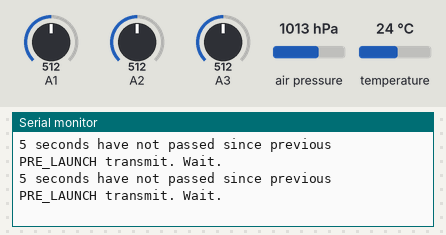
This sketch was run on a simulated Arduino Uno, built with avr-gcc and run on an emulated ATmega328P. Parts: the last lines printed to the serial monitor. Inputs (shaded band) come from the test bench; at power-on: A2 = 512, A1 = 512, A3 = 512, air pressure 1013 hPa, temperature 24 °C.

Above: at 23.7 s.
23.8 s: A2 set to 289
At 25.44 s:
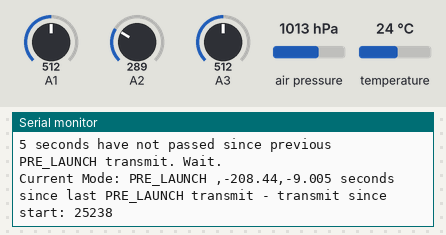
26.8 s: A2 set to 267
At 30.49 s:
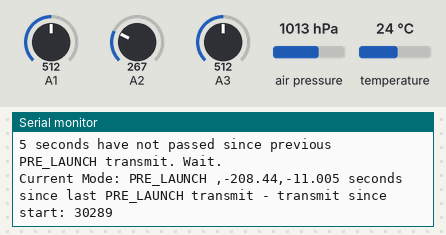
Timing chart, 0 to 30.8 s (numbered marks = the images above; inputs shaded):
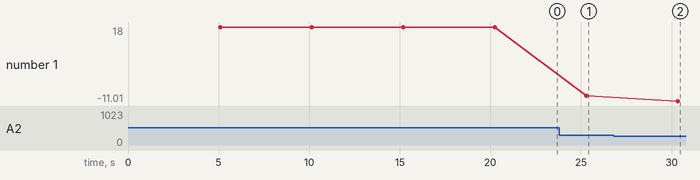

The sketch:

Final.ino
```cpp
/***************************************************************************
  Uni. of Galway - Modified Lander Program Template
  Authors:
    - Oisín McDonnell Killilea
    - Roshan George
    - Ethan Delaney
  Email:
    - r.george5@universityofgalway.ie
    - e.delaney11@universityofgalway.ie
    - o.mcdonnellkillilea1@universityofgalway.ie

================================
***************************************************************************/

//===========================================================================
// Import necessary libraries
//===========================================================================

#include <SoftwareSerial.h>
#include <Wire.h>
#include <SPI.h>
#include <Adafruit_Sensor.h>
#include <Adafruit_BMP280.h>

//===========================================================================
// Constants - These never change
//===========================================================================

// HC-12 Wireless Transceiver
SoftwareSerial HC12(7, 6); // HC-12 TX Pin, HC-12 RX Pin

// N.B. Every I2C device has a unique address/chip ID
#define I2CADDR (0x76)
#define CHIPID (0x60) //0x60 for BME and 0x58 for BMP.

// Mode Codes
#define PRE_LAUNCH (100)
#define ASCENDING (200)
#define DESCENDING (300)
#define LANDED (400)

// For use when converting raw accelerometer values to m/s^2
#define ONE_G_DIFF (140) // ADC value difference between 0g and 1g
#define ZERO_G_POINT (442) // ADC value for 0g
#define g (9.81) // Value for gravity

// Moving Average Filter / Buffer / Track values
#define WINDOW_SIZE 5

// Constants for use in code
#define ROCKET_MASS (0.2) // Mass of rocket/capsule in kilograms
#define GROUND_LEVEL (50) //Ground level as detected by sensors
#define DESCENT_CHECK (15) //The amount of consecutive sensor reads to detect if the rockets descending
//N.B SET ABOVE CONSTANTS TO CORRECT VALUES BEFORE LAUNCH

const float R = 287; // Universal gas constant in J/(kg·K))
const float T0 = 288.15; // Standard temperature at sea level in Kelvin
const float P0 = 989; // Standard pressure at campus ground level in Hectopascals


//===========================================================================
// Initialising variables and peripherals
//===========================================================================

// Bosch Environmental Sensor (BME/BMP280)
Adafruit_BMP280 env_sensor; // use I2C interface
Adafruit_Sensor *env_temp = env_sensor.getTemperatureSensor();
Adafruit_Sensor *env_pressure = env_sensor.getPressureSensor();

// Variables to hold acceleration readings in m/s^2
float accel_x, accel_y, accel_z;

// Variable to hold the environmental sensor readings (degrees C & hPa)
float temperature, pressure;

//Variable to hold the altitude calcuation (m)
float curr_alt;

// time variables
unsigned long time_start, time_prev, time_diff, pre_launch_last_transmit_time, landed_last_transmit_time = 0;

//mode variables
int prev_mode, mode = 0;
unsigned long mode_time[4] = {0}; //0 - Pre-Launch, 1 - Ascending, 2 - Descending, 3 - Landing

// Moving average filter variables
int INDEX = 0;
int VALUE[5] = {0};
int SUM[5] = {0};
int X_READINGS[WINDOW_SIZE]={0};
int Y_READINGS[WINDOW_SIZE]={0};
int Z_READINGS[WINDOW_SIZE]={0};
int TEMP_READINGS[WINDOW_SIZE];
int PRESSURE_READINGS[WINDOW_SIZE];
int X_AVERAGED = 0;
int Y_AVERAGED = 0;
int Z_AVERAGED = 0;
int TEMP_AVERAGED = 0;
int PRESSURE_AVERAGED = 0;

// calcuated variables
float prev_velocity_x, prev_velocity_y, prev_velocity_z = 0;
float vel_x, vel_y, vel_z = 0;
float force_x, force_y, force_z= 0;

// min/max variables
float min_temp, max_temp, avg_temp, min_pressure, max_pressure, avg_pressure, min_alt, max_alt, avg_alt = 0;
float min_vel_x, max_vel_x, min_vel_y, max_vel_y, min_vel_z, max_vel_z, avg_vel_x, avg_vel_y, avg_vel_z = 0;
float min_accel_x, max_accel_x, avg_accel_x, min_accel_y, avg_accel_y, max_accel_y, min_accel_z, max_accel_z, avg_accel_z = 0;
float min_force_x, max_force_x, avg_force_x, min_force_y, max_force_y, avg_force_y, min_force_z, max_force_z, avg_force_z= 0;

void setup() {
  // Code has started, start timestamp.
  time_start = millis();

  // Setup serial connections to the HC-12/ PC
  // Start serial streams between Arduino and HC-12/ PC
  HC12.begin(9600);
  Serial.begin(9600);

  // Give console time to get running
  while(!Serial){
    Serial.println(F("Waiting for serial connection..."));
  }


    // Setup for the Environmental Sensor
  if (!env_sensor.begin(I2CADDR, CHIPID)) {
    Serial.println(F("Could not find a valid BME/BMP280 (Environmental) sensor, check CHIPID/libraries/wiring!"));
    while (1) delay(10);
  }

  // Default Adafruit_BMP280 settings from datasheet/
  env_sensor.setSampling(Adafruit_BMP280::MODE_NORMAL,     /* Operating Mode. */
                         Adafruit_BMP280::SAMPLING_X2,     /* Temp. oversampling */
                         Adafruit_BMP280::SAMPLING_X16,    /* Pressure oversampling */
                         Adafruit_BMP280::FILTER_X16,      /* Filtering. */
                         Adafruit_BMP280::STANDBY_MS_500); /* Standby time. */
}

// Declare Functions - To be called in Loop Code
// Read from Accelerometer.
void readFromAccelerometer(){
  // Read raw values from accelerometer on the analog pins
  int raw_x = analogRead(A1);
  int raw_y = analogRead(A2);
  int raw_z = analogRead(A3);

  // Convert from raw accelerometer values to m/s^2 using pre-calibrated values
  //TODO: Properly calibrate - current values only from z testing
  float new_x=map(raw_x,292,438,-g,g);
  float new_y=map(raw_y,285,432,-g,g);
  float new_z=map(raw_z,302,442,-g,g);


  // Store value into global variables: accel_x, accel_y, accel_z.
  accel_x = new_x;
  accel_y = new_y;
  accel_z = new_z;
}

//TODO: Actually use or lose this
int average_array(int arrayToSum[], int sizeOfArray){
  int sum, average = 0;
  for ( int i = 0; i < sizeOfArray; i++ ){
    sum += arrayToSum[ i ];
  }

  // divide by array size to get average
  average = sum / sizeOfArray;

  return average;
}

void smoothAccelReading(){
  //TODO: Comment properly, and see if you can refactor this to work without having to change the global variables from the example code
  //TODO: They GAVE us an average_array function - USE IT
  //I'm 99% sure they did not intend for me to use arrays like this here
  //This is a crime against nature and god will judge me for my sins

  //Temporary array - technically not needed, fixed a bug early in development
  int temp[3];

  //Removes the oldest entries from the sum
  temp[0]=SUM[0]-X_READINGS[INDEX];
  temp[1]=SUM[1]-Y_READINGS[INDEX];
  temp[2]=SUM[2]-Z_READINGS[INDEX];

  //Store all the axis readings as items in an array
  VALUE[0] = accel_x;
  VALUE[1] = accel_y;
  VALUE[2] = accel_z;

  //Add each reading to the window
  X_READINGS[INDEX] = VALUE[0];
  Y_READINGS[INDEX] = VALUE[1];
  Z_READINGS[INDEX] = VALUE[2];

  //Add the newest readings to the SUM
  for(int i=0;i<3;i++) {
    SUM[i] = temp[i] + VALUE[i];
    /*DEBUG CODE: Archived
    Serial.println(i);
    Serial.print("=Sum=");
    Serial.println(SUM[i]);
    Serial.print("=Value=");
    Serial.println(VALUE[i]);
    Serial.print("=Temp=");
    Serial.println(temp[i]);
    Serial.print("=Index=");
    Serial.println(INDEX);
    delay(2000);
    */
  }
    /* DEBUG CODE: Archived
    Serial.print("=X=");
    Serial.println(X_READINGS[INDEX]);
    Serial.print("=Y=");
    Serial.println(Y_READINGS[INDEX]);
    Serial.print("=Z=");
    Serial.println(Z_READINGS[INDEX]);
    */


  //Stores the average
  X_AVERAGED = SUM[0] / WINDOW_SIZE;
  Y_AVERAGED = SUM[1] / WINDOW_SIZE;
  Z_AVERAGED = SUM[2] / WINDOW_SIZE;


}


void readEnvironmental(){
  // Read Environmental Sensor
  sensors_event_t temp_event, pressure_event;

  env_temp->getEvent(&temp_event);
  env_pressure->getEvent(&pressure_event);

  // Store value into variables: temperature (Celcius), pressure (hPa)
  temperature = temp_event.temperature;
  pressure = pressure_event.pressure;
}

void smoothEnvSensorReading(){
  // Apply filtering or smoothing to temperature (Celcius) and pressure (hPa)

  int temp[2]={0};

  //Removes the oldest entries from the sum
  temp[0]=SUM[3]-TEMP_READINGS[INDEX];
  temp[1]=SUM[4]-PRESSURE_READINGS[INDEX];

  // Read in next Values
  VALUE[3]=temperature;
  VALUE[4]=pressure;

  //Add readings to the window
  TEMP_READINGS[INDEX]=VALUE[3];
  PRESSURE_READINGS[INDEX]=VALUE[4];

  //Better ways of doing this - external function it, see comments in accelerometerSmoothing
  for(int i=3;i<=4;i++) {
    SUM[i] = temp[i-3] + VALUE[i];
    /*DEBUG CODE
    Serial.println("==|i|==");
    Serial.println(i);
    Serial.println("==|SUM|==");
    Serial.println(SUM[i]);
    Serial.println("==|VALUE|==");
    Serial.println(VALUE[i]);
    Serial.println("==|Temp|==");
    Serial.println(temp[i-3]);
    delay(1000);
    */
  }

  // Store the averaged/smoothed sensor value into global variable
  TEMP_AVERAGED=SUM[3] / WINDOW_SIZE;
  PRESSURE_AVERAGED=SUM[4] / WINDOW_SIZE;
}

//TODO: MAKE THIS WORK PROPERLY
float calcVelocity(char direction_char, float acceleration, unsigned long diff_time){
  float velocity = 0;
  float prev_x, prev_y, prev_z=0; //TODO: Write a new switch statment to set prev values to first value when initializing
  int intcheck=0;
  bool check=false;

  float adjusted_accel = acceleration-9;

  //Convert diff_time to seconds
  float current_time = static_cast<float>(diff_time) / 1000;
  //This static cast is neccesary, as I was getting persistent issues with the conversion without it

  //v = u + at
  switch(direction_char) {
    case 'x':
    velocity = prev_x + acceleration*current_time;
    prev_x=velocity-prev_x;
    break;

    /*For y - since the sensor is placed vertically "up" along the y axis, we must account for gravity which would otherwise persistently generate a velocity#
    even while the sensor remained at rest. The other axis are fine without this as they shouldn't be affected by gravity unless the rocket goes sideways */
    case 'y':
    velocity = prev_y + adjusted_accel*current_time;
    prev_y=velocity-prev_y;
    break;

    case 'z':
    velocity = prev_z + acceleration*current_time;
    prev_z=velocity;
    break;

    default:
    Serial.println("ERROR: Invalid direction char passed to calcVelocity");
    break;
  }

  return velocity;
}

float calcAltitude(float temperature, float pressure){
  //N.B Constants declared at top of file -
  float virt_temp=temperature+273.15;
  float altitude = ((R * virt_temp) / g) * log(P0 / pressure);
  return altitude;
}

float calcForce(float acceleration){
  //F = m*a
  float force = ROCKET_MASS*acceleration;

  //Returns force in Newtons
  return force;
}

int detectMode(int prev_mode){
  //Note - mode changes shouldn't really be a big thing for the live transmission within the final test - but we do have to track the times of each mode change
  int Falling=0;

  if (prev_mode == 0) {
    mode = 0;
    prev_mode = 0;

    mode_time[0]=time_prev;
  }

  //TODO: Set this to something feasible based off altitude at ground
  else if(prev_mode == 0 && curr_alt > GROUND_LEVEL) {

    mode = 1;
    prev_mode = 1;

    mode_time[1]=time_prev;
  }

  else if (prev_mode == 1 && curr_alt < max_alt) {
    Falling++;
    if(Falling>=DESCENT_CHECK) {
    mode = 2;
    prev_mode = 2;
    }

    mode_time[2]=time_prev;
  }

  else if (prev_mode == 2 && curr_alt == min_alt) {
    mode = 3;
    prev_mode = 3;

    mode_time[3]=time_prev;
  }
  return mode;
}

//===========================================================================
// TRACK CALCULATED READINGS
//===========================================================================

float trackMax(int time_now, float input, float max){
  int max_time = 0;

  //Check if current value is new maximum
  if(input>max) {
    max_time = time_now;
    max = input;
    return(max);
  }
}

float trackMin(int time_now, float input, float min){
  int min_time = 0;

  //Check if current value is new minimum
  if(input<min) {
    min_time = time_now;
    min = input;
  }
  return(min);
}

//===========================================================================

void transmit(String data_to_send){
  // Send data to PC for debugging
  Serial.println(data_to_send);

  // Send to HC-12 for wireless transmission
  HC12.println(data_to_send);

  delay(1);
}

void loop() {
  // 1. READ FROM SENSORS.

  // Read Accelerometer and then Smooth
  readFromAccelerometer();
  smoothAccelReading();

  // Read Environmental Sensor and then Smooth
  readEnvironmental();
  smoothEnvSensorReading();

  INDEX = (INDEX+1) % WINDOW_SIZE;   // Increment the index, and wrap to 0 if it exceeds the window size

  // 2. RUN CALCULATIONS ON SENSOR DATA

  // Calculate time variables
  time_diff = millis() - time_prev;
  time_prev = millis() - time_start;

  // Calculate Altitude
  curr_alt = calcAltitude(TEMP_AVERAGED, PRESSURE_AVERAGED);

  // Calculate velocity for each axis using calcVelocity.
  vel_x = calcVelocity('x', X_AVERAGED, time_diff);
  vel_y = calcVelocity('y', Y_AVERAGED, time_diff);
  vel_z = calcVelocity('z', Z_AVERAGED, time_diff);

  // Calculate Force (in Newtons)
  force_x = calcForce(X_AVERAGED);
  force_y = calcForce(Y_AVERAGED);
  force_z = calcForce(Z_AVERAGED);

  // Detect Mode i.e. launch, ascending, descending, landed etc.
  int mode_code = detectMode(prev_mode);

  // TRACK MIN, MAX, AVG VALUES
  //Temperature:
  max_temp = trackMax(time_prev, TEMP_AVERAGED, max_temp);
  min_temp = trackMin(time_prev, TEMP_AVERAGED, min_temp);
  avg_temp = (max_temp+min_temp)/2;

  //Pressure:
  max_pressure = trackMax(time_prev, PRESSURE_AVERAGED, max_pressure);
  min_pressure = trackMin(time_prev, PRESSURE_AVERAGED, min_pressure);
  avg_pressure = (max_pressure+min_pressure)/2;

  //Altitude:
  max_alt = trackMax(time_prev, curr_alt, max_alt);
  min_alt = trackMin(time_prev, curr_alt, min_alt);
  avg_alt = (max_alt+min_alt)/2;

  //Acceleration:
  //X axis:
  max_accel_x = trackMax(time_prev, X_AVERAGED, max_accel_x);
  min_accel_x = trackMin(time_prev, X_AVERAGED, min_accel_x);
  avg_accel_x = (max_accel_x+min_accel_x)/2;
  //Y axis:
  max_accel_y = trackMax(time_prev, Y_AVERAGED, max_accel_y);
  min_accel_y = trackMin(time_prev, Y_AVERAGED, min_accel_y);
  avg_accel_y = (max_accel_y+min_accel_y)/2;
  //Z axis:
  max_accel_z = trackMax(time_prev, Z_AVERAGED, max_accel_z);
  min_accel_z = trackMin(time_prev, Z_AVERAGED, min_accel_z);
  avg_accel_z = (max_accel_z+min_accel_z)/2;

  //Velocity
  //X axis:
  max_vel_x = trackMax(time_prev, vel_x, max_vel_x);
  min_vel_x = trackMin(time_prev, vel_x, min_vel_x);
  avg_vel_x = (max_vel_x+min_vel_x)/2;
  //Y axis:
  max_vel_y = trackMax(time_prev, vel_y, max_vel_y);
  min_vel_y = trackMin(time_prev, vel_y, min_vel_y);
  avg_vel_y = (max_vel_y+min_vel_y)/2;
  //Z axis:
  max_vel_z = trackMax(time_prev, vel_z, max_vel_z);
  min_vel_z = trackMin(time_prev, vel_z, min_vel_z);
  avg_vel_z = (max_vel_z+min_vel_z)/2;

  //Force:
  //X axis:
  max_force_x = trackMax(time_prev, force_x, max_force_x);
  min_force_x = trackMin(time_prev, force_x, min_force_x);
  avg_force_x = (max_force_x+min_force_x)/2;
  //Y axis:
  max_force_y = trackMax(time_prev, force_y, max_force_y);
  min_force_y = trackMin(time_prev, force_y, min_force_y);
  avg_force_y = (max_force_y+min_force_y)/2;
  //Z axis:
  max_force_z = trackMax(time_prev, force_z, max_force_z);
  min_force_z = trackMin(time_prev, force_z, min_force_z);
  avg_force_z = (max_force_z+min_force_z)/2;

  // GENERATE TRANSMISSION STRING
  String data_to_send = "";

   switch(mode_code){
    case 0: //PRE_LAUNCH
      // Only transmit once every 5s, use some kind of timer.
      if ((time_prev - pre_launch_last_transmit_time) > 5000){
        data_to_send = data_to_send + "Current Mode: PRE_LAUNCH ";
        data_to_send = data_to_send + "," + curr_alt + "," + accel_y;
        data_to_send = data_to_send + "5 seconds since last PRE_LAUNCH transmit - transmit since start: " + time_prev;

        // Transmit data
        transmit(data_to_send);

        // Record PRE_LAUNCH transmission time
        pre_launch_last_transmit_time = time_prev;
      }
      else{
        Serial.println(F("5 seconds have not passed since previous PRE_LAUNCH transmit. Wait."));
      }
      break;

    case 1: //ASCENDING
      // Transmit as fast as possible
      // Package data into a string
        data_to_send = data_to_send + X_AVERAGED + "," + Y_AVERAGED + "," + Z_AVERAGED + "," + TEMP_AVERAGED + "," + PRESSURE_AVERAGED + "," + curr_alt;
        Serial.println(data_to_send);
      // FORMAT: ACCEL (X,Y,Z), TEMPERATURE, PRESSURE, ALTITUDE

      // Transmit data
      transmit(data_to_send);
      break;

    case 2: //Descending
      // Transmit as fast as possible
      // Package data into a string
        data_to_send = data_to_send + X_AVERAGED + "," + Y_AVERAGED + "," + Z_AVERAGED + "," + TEMP_AVERAGED + "," + PRESSURE_AVERAGED + "," + curr_alt;
        Serial.println(data_to_send);
      // FORMAT: ACCEL (X,Y,Z), TEMPERATURE, PRESSURE, ALTITUDE

      // Transmit data
      transmit(data_to_send);
      break;

    case 3: //LANDED
      bool summary=false;
      if (summary==false) {
        // Provide summary
        data_to_send = data_to_send + "Summary of results" + "\n";
        data_to_send = data_to_send + "Maximum altitude: " + max_alt + "\n";
        data_to_send = data_to_send + "Change in altitude: " + (max_alt-min_alt) + "\n";

        //Times
        data_to_send = data_to_send + "Started Pre-Launch at: " + (mode_time[0]/1000) + "s" + "\n";
        data_to_send = data_to_send + "Started Ascending at: " + (mode_time[1]/1000) + "s" + "\n";
        data_to_send = data_to_send + "Started Descending at: " + (mode_time[2]/1000) + "s" + "\n";
        data_to_send = data_to_send + "Time at Landing: " + (mode_time[3]/1000) + "s" + "\n";

        //Altitude, Pressure & Temperature
        data_to_send = data_to_send + "Altitude| " + "Max: " + max_alt + ", " + "Min: " + min_alt + ", "  + "Avg: " + avg_alt + "\n";
        data_to_send = data_to_send + "Pressure| " + "Max: " + max_pressure + ", " + "Min: " + min_pressure + ", "  + "Avg: " + avg_pressure + "\n";
        data_to_send = data_to_send + "Temperature| " + "Max: " + max_temp + ", " + "Min: " + min_temp + ", "  + "Avg: " + avg_temp + "\n";

        //Acceleration
        data_to_send = data_to_send + "X Acceleration| " + "Max: " + max_accel_x + ", " + "Min: " + min_accel_x + ", "  + "Avg: " + avg_accel_x + "\n";
        data_to_send = data_to_send + "Y Acceleration| " + "Max: " + max_accel_y + ", " + "Min: " + min_accel_y + ", "  + "Avg: " + avg_accel_y + "\n";
        data_to_send = data_to_send + "Z Acceleration| " + "Max: " + max_accel_z + ", " + "Min: " + min_accel_z + ", "  + "Avg: " + avg_accel_z + "\n";

        //Velocity
        data_to_send = data_to_send + "X Velocity| " + "Max: " + max_vel_x + ", " + "Min: " + min_vel_x + ", "  + "Avg: " + avg_vel_x + "\n";
        data_to_send = data_to_send + "Y Velocity| " + "Max: " + max_vel_y + ", " + "Min: " + min_vel_y + ", "  + "Avg: " + avg_vel_y + "\n";
        data_to_send = data_to_send + "X Velocity| " + "Max: " + max_vel_z + ", " + "Min: " + min_vel_z + ", "  + "Avg: " + avg_vel_z + "\n";

        //Force
        data_to_send = data_to_send + "X Force| " + "Max: " + max_force_x + ", " + "Min: " + min_force_x + ", "  + "Avg: " + avg_force_x + "\n";
        data_to_send = data_to_send + "Y Force| " + "Max: " + max_force_y + ", " + "Min: " + min_force_y + ", "  + "Avg: " + avg_force_y + "\n";
        data_to_send = data_to_send + "Z Force| " + "Max: " + max_force_z + ", " + "Min: " + min_force_z + ", "  + "Avg: " + avg_force_z + "\n";
        transmit(data_to_send);

        summary = true;
      }
      break;

    default:
      break;

  }
}
```

Measured:
- after the input at 23.8 s, the serial monitor: prints a new line after 1.5 s (image 1)
- after the input at 26.8 s, the serial monitor: prints a new line after 3.6 s (image 2)
- plotted number 1: 18 → -9.01 after the input at 23.8 s, -9.01 → -11.01 after the input at 26.8 s
